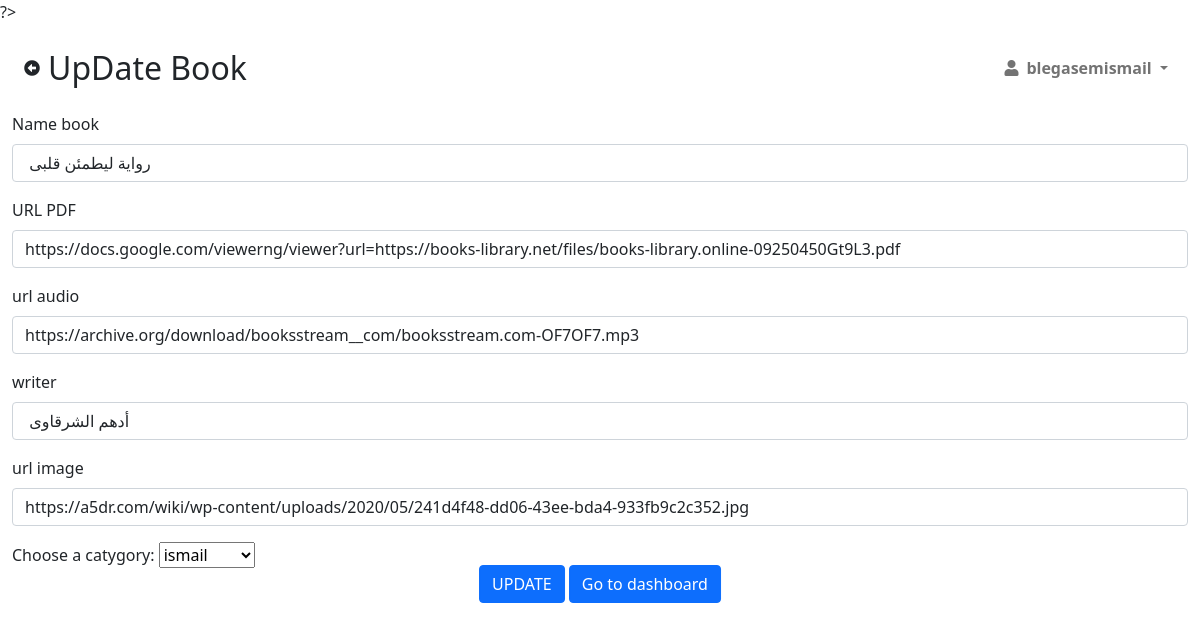
The app's page /UpdateBook.php?id=6 (signed in) with its own data.
### tables this page shows
CREATE TABLE `book` (
  `id_book` int(11) NOT NULL,
  `name` varchar(255) NOT NULL,
  `pdf` varchar(255) NOT NULL,
  `audio` varchar(255) NOT NULL,
  `img` varchar(255) NOT NULL,
  `writer` varchar(255) NOT NULL,
  `id_caty` int(11) NOT NULL
);

### MySql/getuser.php (called while the page is built, shortened)
<?php
       $id = $_SESSION["id"];
       $sqluser = "SELECT * FROM admin_user WHERE id_admin  =". $id;
      $query_user =mysqli_query($conn,$sqluser);
       $user_info=mysqli_fetch_all($query_user,MYSQLI_ASSOC);
       foreach($user_info as $info){
        $name_user=$info['first_last_name'];
       }
?>

### MySql/book_update.php (called while the page is built, shortened)
<?php
 include 'MySql/connt.php';
 $sql_book_update="SELECT * FROM book WHERE id_book = ".$_GET['id']."";
$resu =mysqli_query($conn,$sql_book_update);
$row=mysqli_fetch_array($resu);
?>

### UpdateBook.php (the view, shortened to what this page needs)
<?php
 include 'MySql/book_update.php';
 include 'MySql/getuser.php'?>
<!DOCTYPE html>
<html lang="en">
<head>
   <link href="https://cdn.jsdelivr.net/npm/bootstrap@5.1.3/dist/css/bootstrap.min.css"
 rel="stylesheet"
>
  <link rel="stylesheet" href="css/style.css" />
  <link rel="stylesheet" href="https://cdnjs.cloudflare.com/ajax/libs/font-awesome/5.15.3/css/all.min.css" />
</head>
<body>
<div id="page-content-wrapper">
<div id="page-content-wrapper">
            <nav class="navbar navbar-expand-lg navbar-light bg-transparent py-4 px-4">
                <div class="d-flex align-items-center">
                <i class="fas fa-arrow-alt-circle-left me-2 "></i><h2 class="fs-2 m-0">UpDate Book</h2>
                </div>
                <div class="collapse navbar-collapse" id="navbarSupportedContent">
                    <ul class="navbar-nav ms-auto mb-2 mb-lg-0">
                        <li class="nav-item dropdown">
                            <a class="nav-link dropdown-toggle second-text fw-bold" href="#" id="navbarDropdown"
                                role="button" data-bs-toggle="dropdown" aria-expanded="false">
                                <i class="fas fa-user me-2"></i><?php echo $name_user ?>
                            </a>
                        </li>
                    </ul>
                </div>
            </nav>
            <div class="container-fluid px-12">
            <form action="" method="POST">
             <div class="mb-3">
               <label for="exampleInputEmail1" class="form-label">Name book</label>
               <input type="text" name="name_book"
               value ="<?php echo $row['name'] ?>" class="form-control" id="exampleInputEmail1" aria-describedby="emailHelp">
             </div>
             <div class="mb-3">
               <label for="exampleInputEmail1" class="form-label">URL PDF</label>
               <input type="url" name ="pdf"
               class="form-control" value ="<?php echo $row['pdf'] ?>"
                id="exampleInputEmail1" aria-describedby="emailHelp">
             </div>
             <div class="mb-3">
               <label for="exampleInputEmail1" class="form-label">url audio</label>
               <input type="url" name ="url_audio" value ="<?php echo $row['audio'] ?>"
               class="form-control" id="exampleInputEmail1" aria-describedby="emailHelp">
             </div>
             <div class="mb-3">
               <label for="exampleInputEmail1" class="form-label">writer</label>
               <input type="text" name="writer" class="form-control"
               value ="<?php echo $row['writer'] ?>" id="exampleInputEmail1" aria-describedby="emailHelp">
             </div>
             <div class="mb-3">
               <label for="exampleInputEmail1" class="form-label">url image</label>
               <input type="text" name="img" class="form-control"
               value ="<?php echo $row['img'] ?>" id="exampleInputEmail1" aria-describedby="emailHelp">
             </div>
             <div class="mb-3">
             <?php include 'MySql/catygory_sql.php'?>
             </div>
             <div class="position-absolute  start-50 translate-middle">
             <input type ="submit" name ="submit_b" value = "UPDATE" class ="btn btn-primary">
             <a class="btn btn-primary" href="dachboard.php" role="button">Go to dashboard</a>
             </div>
       </form>
    </div>
    </div>

### css/style.css (style rules this page uses)
:root { --main-bg-color: #009d63; --main-text-color: #009d63; --second-text-color: #bbbec5; --second-bg-color: #c1efde; }
.second-text { color: var(--second-text-color); }
#page-content-wrapper { min-width: 100vw; }
@media (min-width: 768px) { #page-content-wrapper { min-width: 0; width: 100%; } }

### records on screen
book: name_book "رواية ليطمئن قلبى", pdf "https://docs.google.com/viewerng/viewer?url=https://books-library.net/files/books-library.online-09250450Gt9L3.pdf", url_audio "https://archive.org/download/booksstream__com/booksstream.com-OF7OF7.mp3", writer "أدهم الشرقاوى", img "https://a5dr.com/wiki/wp-content/uploads/2020/05/241d4f48-dd06-43ee-bda4-933fb9c2c352.jpg"

### other values on screen
$name_user "blegasemismail"
form field catygory "ismail"
